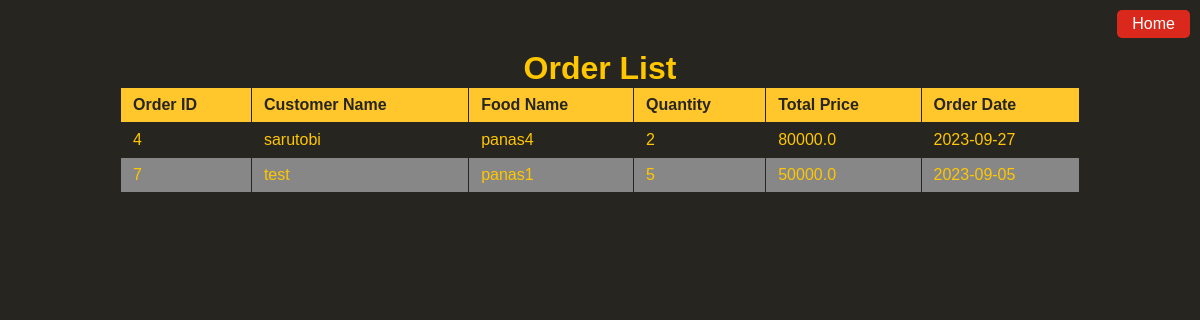
Page /display_order on the earlier database version.
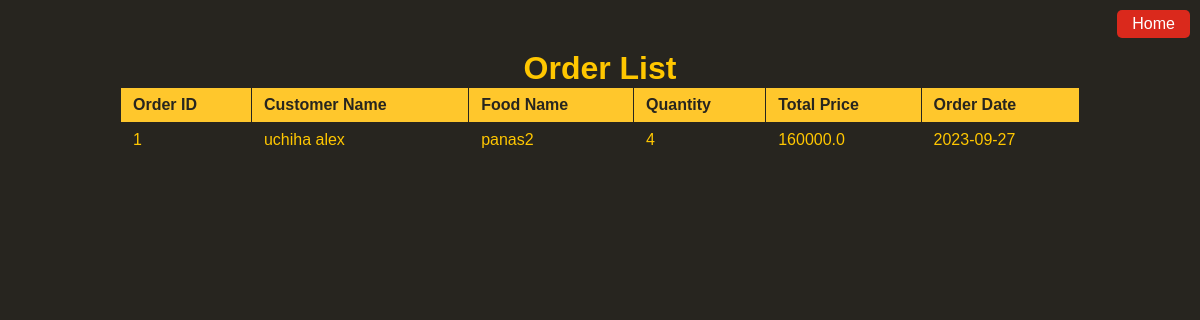
Same page on the later database version.
### datafood.py (models this page shows)
class Orders(db.Model):
    order_id = db.Column(db.Integer, primary_key=True)
    customer_name = db.Column(db.String(100),nullable=False)
    food_id = db.Column(db.Integer, db.ForeignKey('foods.food_id'), nullable=False)
    quantity = db.Column(db.Integer,nullable=False)
    total_price = db.Column(db.Float,nullable=False)
    order_date = db.Column(db.Date,nullable=False)

class Foods(db.Model):
    food_id = db.Column(db.Integer, primary_key=True)
    name = db.Column(db.String(100),nullable=False)
    price = db.Column(db.Float,nullable=False)
    category = db.Column(db.String(100),nullable=False)

### datafood.py (the view)
@app.route('/display_order', methods=['GET'])
@swag_from('swagger_docs/get_all_order.yaml')
def get_all_order():
    order_list = []
    all_order = []
    try:
        all_order = Orders.query.join(Foods, Orders.food_id==Foods.food_id).add_columns(Orders.order_id, Orders.customer_name, Orders.quantity, Orders.total_price, Orders.order_date, Foods.name).all()
        for order in all_order:
            print(order)
            order_data = {
                'order_id': order.order_id,
                'customer_name': order.customer_name,
                'quantity': order.quantity,
                'total_price': order.total_price,
                'order_date' : order.order_date,
                'name' : order.name
            }
            order_list.append(order_data)
    except Exception as e:
        return render_template('error.html', message="Error : {}".format(str(e))),500
    finally:
        if order_list:
            return render_template('displayorder.html', order_list=order_list)
        else:
            return render_template('error.html', message= "Order Data Not Found"),404

### templates/displayorder.html (shortened to what this page needs)
<!DOCTYPE html>
<html lang='en'>
<head>
    <link rel="stylesheet" type="text/css" href="{{ url_for('static', filename='style.css') }}">
</head>
<body>
    <a href="/" class="home-button-display">Home</a>
    <h1>Order List</h1>
    <table>
        <thead>
            <tr>
                <th>Order ID</th>
                <th>Customer Name</th>
                <th>Food Name</th>
                <th>Quantity</th>
                <th>Total Price</th>
                <th>Order Date</th>
            </tr>
        </thead>
        <tbody>
            {% for order in order_list %}
            <tr>
                <td>{{ order.order_id}} </td>
                <td>{{ order.customer_name}} </td>
                <td>{{ order.name}} </td>
                <td>{{ order.quantity}} </td>
                <td>{{ order.total_price}} </td>
                <td>{{ order.order_date}} </td>
            </tr>
            {% endfor %}
        </tbody>
    </table>
</body>
</html>

### static/style.css (style rules this page uses)
body { font-family: Arial, sans-serif; background-color: #cce7ff; color: #700f0f; text-align: center; padding-top: 50px; }
table { width: 80%; margin-left: auto; margin-right: auto; border-collapse: collapse; }
th, td { border: 1px solid #27251F; padding: 8px 12px; text-align: left; }
th { background-color: #FFC72C; color: #27251F; }
body { font-family: Arial, sans-serif; background-color: #f7f7f9; color: #FFC700; text-align: center; padding-top: 50px; }
.home-button-display { position: absolute; top: 10px; right: 10px; padding: 5px 15px; background-color: #DA291C; color: white; border: none; border-radius: 5px; cursor: pointer; text-decoration: none; display: inline-block; }
* { margin: 0; padding: 0; box-sizing: border-box; }
body { font-family: Arial, sans-serif; background-color: #f0f0f0; }

### templates/displayorder.html (style rules this page uses)
body { background-color: #27251F }

Differences in the rows shown:
removed Orders: order_id "4", customer_name "sarutobi", name "panas4", quantity "2", total_price "80000.0", order_date "2023-09-27"
removed Orders: order_id "7", customer_name "test", name "panas1", quantity "5", total_price "50000.0", order_date "2023-09-05"
now on this page (row edited): Orders: order_id "1", customer_name "uchiha alex", name "panas2", quantity "4", total_price "160000.0", order_date "2023-09-27"
